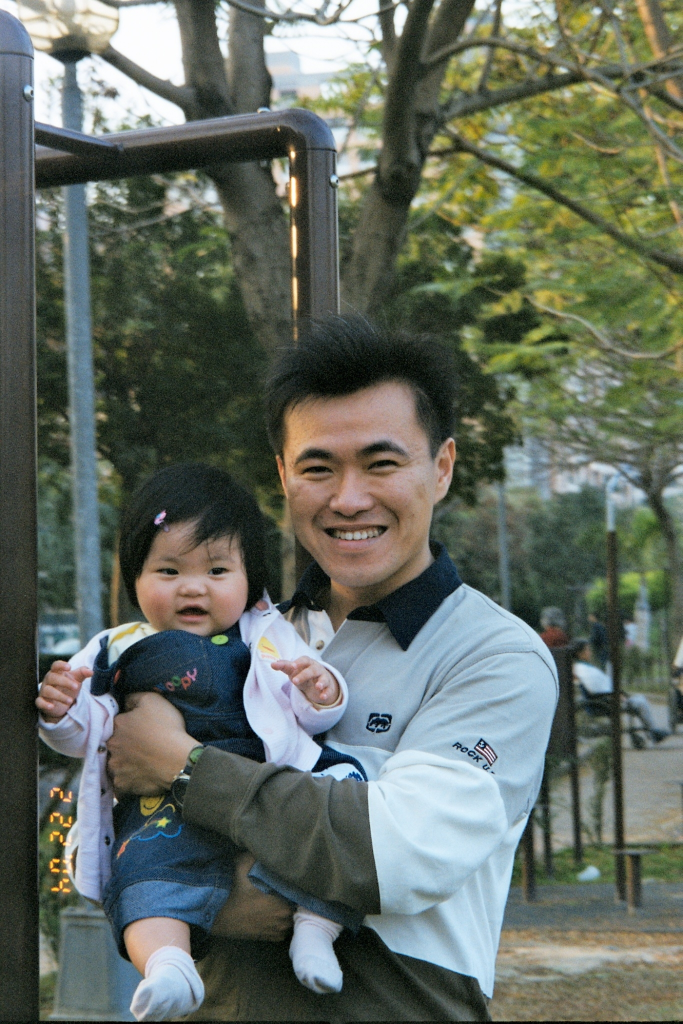
#> input picture Original_Photos/20040307 Photo CD_7997/LINE_ALBUM_20040307 Photo CD_7997_260220_1.jpg, 1365 x 2048 px, found by its file name (shown at 1/2 size); its folder holds only this picture in this run
$ python process_photos.py
#> lines starting #> are read from the running program, lines starting #| are printed output that depends on the picture
import os
import shutil
import json
from PIL import Image, ImageOps

# ================= 參數設定區 =================
INPUT_DIR = 'D:\\過年給阿媽的禮物\\grandma-memory\\整理\\Original_Photos'      # 原始高畫質資料夾
OUTPUT_DIR = 'D:\\過年給阿媽的禮物\\grandma-memory\\整理\\Web_Photos'          # 壓縮後輸出的網頁用資料夾
JSON_OUTPUT = 'timeline_data.json'   # 資料庫檔名

# 瘦身魔法參數 (專門對付 1GB 限制)
MAX_IMAGE_SIZE = 1024  # 將長邊限制在 1024 像素
IMAGE_QUALITY = 50     # 圖片品質降為 50 (網頁載入更快，手機看依然清晰)
# ==============================================

def process_media():
    if not os.path.exists(OUTPUT_DIR):
        os.makedirs(OUTPUT_DIR)

    timeline_data = []

    # 排序資料夾，確保時間軸順序正確
    folders = sorted([f for f in os.listdir(INPUT_DIR) if os.path.isdir(os.path.join(INPUT_DIR, f))])

    for folder_name in folders:
        # 解析資料夾名稱 (例如: "20230121 過年圍爐")
        parts = folder_name.split(' ', 1)
        date_str = parts[0]
        title_str = parts[1] if len(parts) > 1 else "美好回憶"

        input_folder_path = os.path.join(INPUT_DIR, folder_name)
        output_folder_path = os.path.join(OUTPUT_DIR, folder_name)

        if not os.path.exists(output_folder_path):
            os.makedirs(output_folder_path)

        folder_media_list = []
        files = os.listdir(input_folder_path)

        print(f"正在處理: {folder_name} (共 {len(files)} 個檔案)...")

        for file_name in files:
            file_ext = file_name.split('.')[-1].lower()
            input_file_path = os.path.join(input_folder_path, file_name)
            output_file_path = os.path.join(output_folder_path, file_name)

            # 網頁圖片相對路徑
            web_path = f"./Web_Photos/{folder_name}/{file_name}"

            if file_ext in ['jpg', 'jpeg', 'png', 'heic']:
                # 壓縮並調整圖片大小
                try:
                    with Image.open(input_file_path) as img:
                        # 修正手機拍攝常遇到的旋轉問題
#> img is the input picture: PIL image 1365x2048 RGB; mean R, G, B 99.6, 107.6, 97.7
                        try:
                            img = ImageOps.exif_transpose(img)
                        except:
                            pass

                        # 執行等比例縮小
                        img.thumbnail((MAX_IMAGE_SIZE, MAX_IMAGE_SIZE), Image.Resampling.LANCZOS)
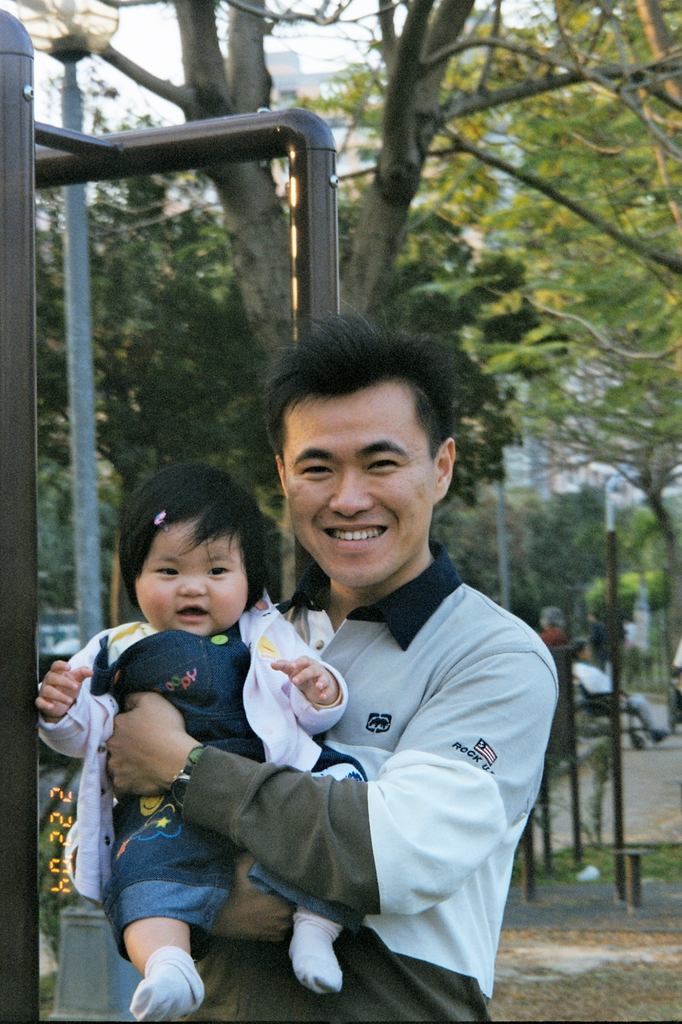
#> img: PIL image 682x1024 RGB; mean R, G, B 99.6, 107.6, 97.7

                        # 統一轉成 RGB 避免 PNG 透明底變黑塊
                        if img.mode in ("RGBA", "P"):
                            img = img.convert("RGB")

                        # 替換副檔名為 jpg 以減少大小
                        output_file_path = os.path.splitext(output_file_path)[0] + '.jpg'
                        web_path = f"./Web_Photos/{folder_name}/{os.path.splitext(file_name)[0]}.jpg"

                        # 核心瘦身步驟：套用 IMAGE_QUALITY
                        img.save(output_file_path, "JPEG", quality=IMAGE_QUALITY)
                        folder_media_list.append({"type": "image", "src": web_path})
                except Exception as e:
                    print(f"  [錯誤] 圖片 {file_name} 處理失敗: {e}")

            elif file_ext in ['mp4', 'mov', 'webm']:
                # 影片直接複製 (Python 影像套件不處理影片壓縮)
                try:
                    shutil.copy2(input_file_path, output_file_path)
                    folder_media_list.append({"type": "video", "src": web_path})
                except Exception as e:
                    print(f"  [錯誤] 影片 {file_name} 複製失敗: {e}")

        # 若該資料夾內有成功處理的檔案，才加入時間軸
        if folder_media_list:
            timeline_data.append({
                "date": date_str,
                "title": title_str,
                "folder": folder_name,
                "media": folder_media_list
            })
#> pass 2 of the loop in process_media, `for folder_name in folders:`:
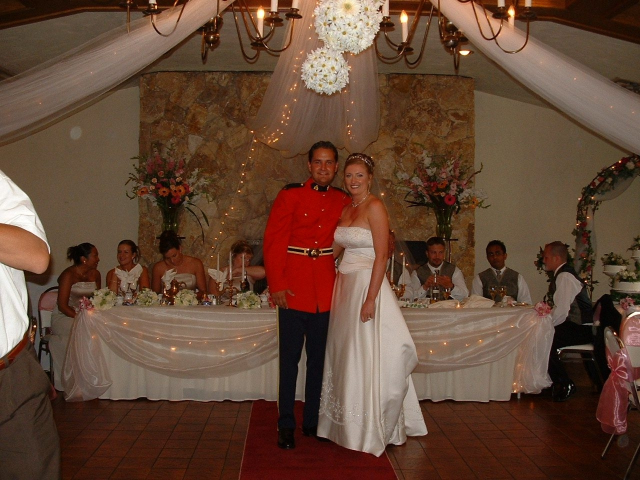
#> input picture Original_Photos/20050711 Photo CD_ Mei Canada/LINE_ALBUM_200507-11 Photo CD_ Mei Canada_260220_5.jpg, 1280 x 960 px, found by its file name (shown at 1/2 size)
#> in process_media, img is the input picture: PIL image 1280x960 RGB; mean R, G, B 99.9, 70.6, 53.7
#> in process_media, `img.thumbnail((MAX_IMAGE_SIZE, MAX_IMAGE_SIZE), Image.Resampling.LANCZ..`:
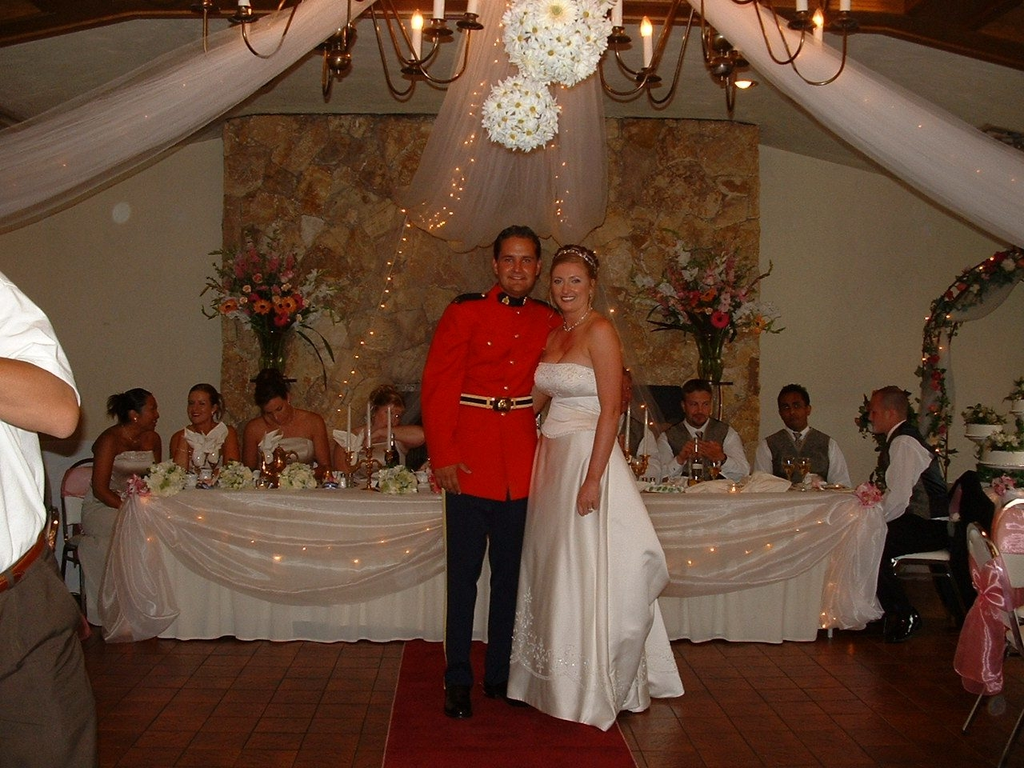
#> img: PIL image 1024x768 RGB; mean R, G, B 99.9, 70.6, 53.7

    # 將結果寫入 JSON 檔案
    with open(JSON_OUTPUT, 'w', encoding='utf-8') as f:
        json.dump(timeline_data, f, ensure_ascii=False, indent=4)

    print(f"\n✅ 瘦身處理完成！已成功輸出至 {OUTPUT_DIR}")
    print(f"✅ 資料庫檔案已更新：{JSON_OUTPUT}")

if __name__ == "__main__":
    process_media()
